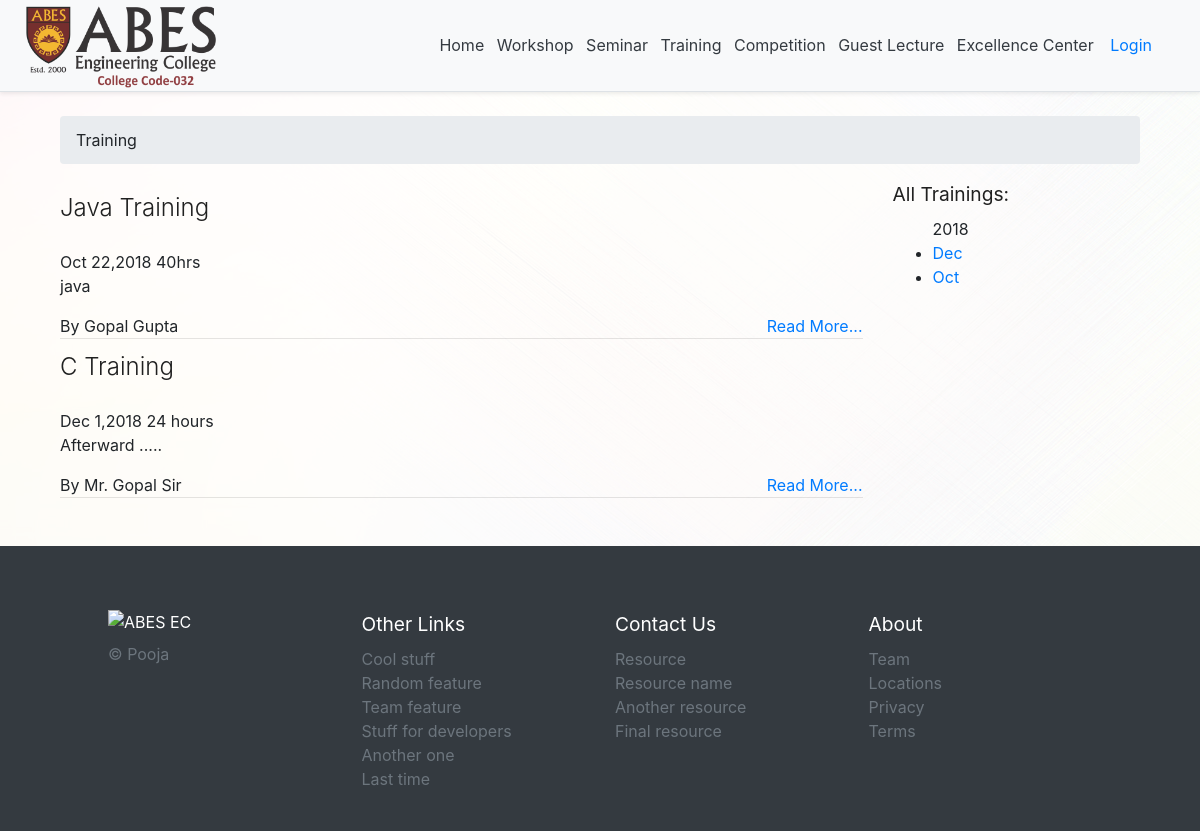
The page /training/ on the database its author committed.
### events/models.py (models this page shows, shortened)
class TrainingRecord(models.Model):
    slug = models.SlugField(unique=True)
    c_o_e = models.CharField(max_length=75)
    event_name = models.CharField(max_length=55)
    description = models.TextField(max_length=1010)
    duration = models.CharField(max_length=25)
    resource_person = models.CharField(max_length=55)
    resource_person_data = models.TextField(max_length=510)
    registration_start = models.DateTimeField()
    registration_end = models.DateTimeField()
    event_date = models.IntegerField()
    event_month = models.CharField(max_length=25)
    event_year = models.IntegerField()
    eligible_branches = models.CharField(max_length=10)
    outside_student = models.CharField(max_length=5)
    venue = models.TextField(max_length=1010)
    registered = models.IntegerField(default=0)
    fees = models.FloatField()
    timestamp = models.DateTimeField(auto_now_add=True)
    user = models.ForeignKey(User, on_delete=models.PROTECT)

class YearRecord(models.Model):
    year = models.IntegerField()
    def __str__(self):
        return str(self.year)

class MonthRecordtraining(models.Model):
    month_code = models.CharField(max_length=10)
    def __str__(self):
        return self.month_code

### events/views.py (the view)
# urls.py: path('training/', training, name='training'),
def training(request):
    training_list = TrainingRecord.objects.all().order_by('-pk')
    year_list = YearRecord.objects.all().order_by('-year')
    months_list = MonthRecordtraining.objects.all()
    return render(request, 'training.html',
                  {'event_list': training_list, 'year_list': year_list, 'months_list': months_list})

### templates/training.html (shortened to what this page needs)
{% extends "base.html" %}{% load staticfiles %}{% block head_title %}Training | {{ block.super }}{% endblock head_title %}
{% block content %}
    <header class="page-head">
        <div class="header-wrapper">
            <div class="container">
                <div class="row">
                    <div class="col-md-12">
                        <ol class="breadcrumb">
                            <li class="active">Training</li>
                        </ol>
                    </div>
                </div>
            </div>
        </div>
    </header>
    <section class="blog-content">
        <div class="container">
            <div class="row">
                <main class="col-md-9" style="display: block;">
                    {% for list in event_list %}
                        <article class="blog-item" style="padding-bottom: 0;padding-top: 5px;">
                            <div class="blog-heading">
                                <h3 class="text-capitalize" style="margin-top: 5px;">{{ list.event_name }}</h3>
                                <span class="date">{{ list.event_month }} {{ list.event_date }},{{ list.event_year }}</span>
                                <span>{{ list.duration }}</span>
                            </div>
                            <p>{{ list.description }}</p>
                            <div>By {{ list.resource_person }}
                                <a href="{% url 'training_description_with_slug' slug=list.slug %}" class="text-capitalize" style="float: right">read more...</a></div>
                        </article>
                        <hr style="margin: 0">
                    {% endfor %}
                </main>
                <aside class="col-md-3 sticky-top">
                    <div class="archive-widget">
                        <h4>All Trainings:</h4>
                        <ul class="archives">
                            {% for year in year_list %}
                            {{ year }}
                                {% for month in months_list %}
                                <li>
                                    <a href="{% url 'training_search' year=year month=month.month_code %}">{{ month }} </a>
                                </li>
                            {% endfor %}{% endfor %}
                        </ul>
                    </div>
                </aside>
            </div>
        </div>
    </section>
{% endblock %}

### static/css/style.css (style rules this page uses)
body:before { content: ' '; background-size: cover; background: url(../images/bg.jpg) no-repeat fixed; display: block; position: fixed; left: 0; top: 0; width: 100%; height: 100%; z-index: -1; opacity: 0.05; }
html { font-family: "Helvetica Neue",Helvetica,Arial,sans-serif; }
div, span, applet, object, iframe, h1, h2, h3, h4, h5, h6, p, pre, a, abbr, acronym, address, big, cite, code, del, dfn, em, img, ins, kbd, q, s, samp, small, strike, sub, sup, tt, var, center, dl, dt, dd, ol, ul, li, fieldset, form, label, legend, table, caption, tbody, tfoot, thead, tr, th, td, article, aside, canvas, details, embed, figure, figcaption, footer, header, hgroup, menu, nav, output, ruby, section, summary, time, mark, audio, video { font: inherit; }
h1, h2, h3, h4, h5, h6 { color: #202020; }
h1, h2, h3 { font-weight: 300; line-height: 1.5; margin: 0 0 1.5rem 0; }
h3 { font-size: 1.5rem; }
h4 { font-size: 1.2rem; }

### rows shown on the page
TrainingRecord: event_name "Java Training", event_month "Oct", event_date "22", event_year "2018", duration "40hrs", description "java", resource_person "Gopal Gupta"
TrainingRecord: event_name "C Training", event_month "Dec", event_date "1", event_year "2018", duration "24 hours", description "Afterward .....", resource_person "Mr. Gopal Sir"
YearRecord: year "2018"
MonthRecordtraining: month_code "Dec"
MonthRecordtraining: month_code "Oct"
